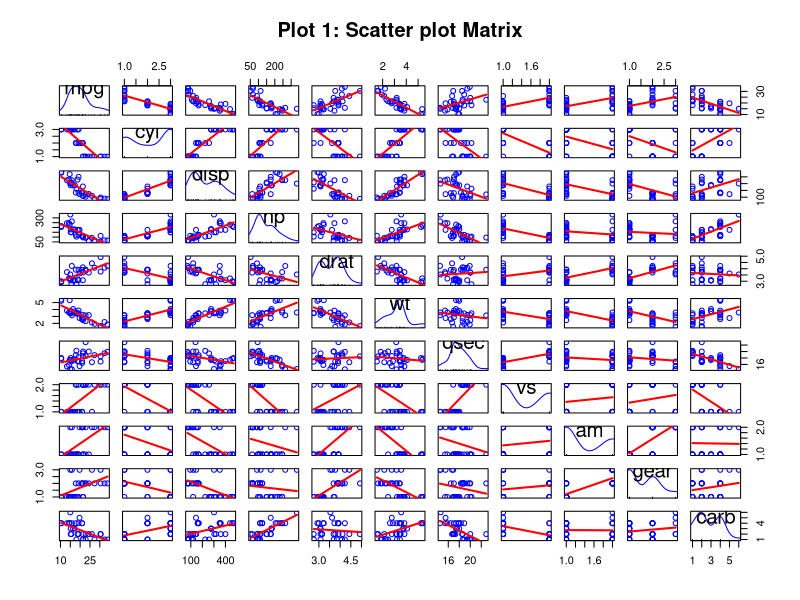
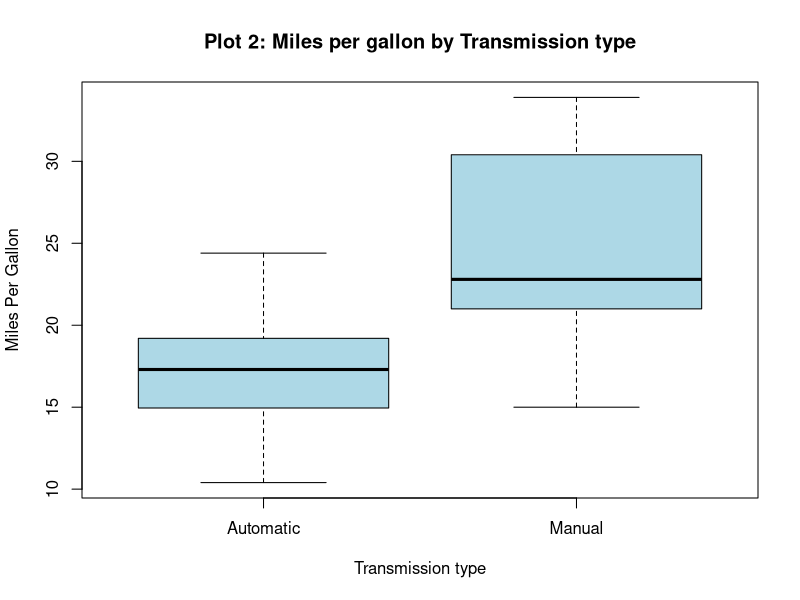
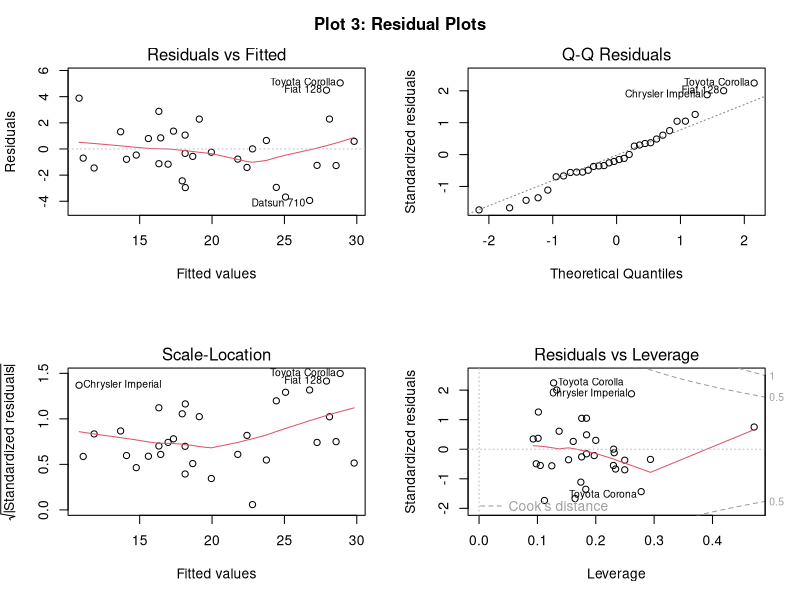

These figures' R source, in order:
## ---- chunk 1
knitr::opts_chunk$set(echo = TRUE)
## ---- chunk 2
data(mtcars)
mtcars[,c("cyl","vs","gear","carb")] <- lapply(mtcars[,c("cyl","vs","gear","carb")],
                                               function(x) factor(x))
mtcars$am <- factor(mtcars$am, labels = c("Automatic", "Manual"))
## ---- chunk 3
head(cor(mtcars[,c("mpg", "disp", "hp", "drat", "wt", "qsec")]), n=1)

## ---- chunk 4
t.test(mpg ~ am, data = mtcars)
## ---- chunk 5
fit.all <- lm(mpg~.,data = mtcars)
fit.best <- step(fit.all, direction = "both")
## ---- chunk 6
summary(fit.best)
## ---- chunk 7
anova(fit.best, lm(mpg ~ am, data = mtcars))[2, "Pr(>F)"]
## ---- chunk 8
library(car)
scatterplotMatrix(mtcars, regLine = list(col="red"), smooth = FALSE, 
                  main = "Plot 1: Scatter plot Matrix")
## ---- chunk 9
boxplot(mpg ~ am, data = mtcars, main = "Plot 2: Miles per gallon by Transmission type", 
    xlab = "Transmission type", ylab = "Miles Per Gallon", col = " light blue")
## ---- chunk 10
par(mfrow = c(2,2))
plot(fit.best)
mtext(expression(bold("Plot 3: Residual Plots")), side = 3, line = -2, outer = TRUE)
